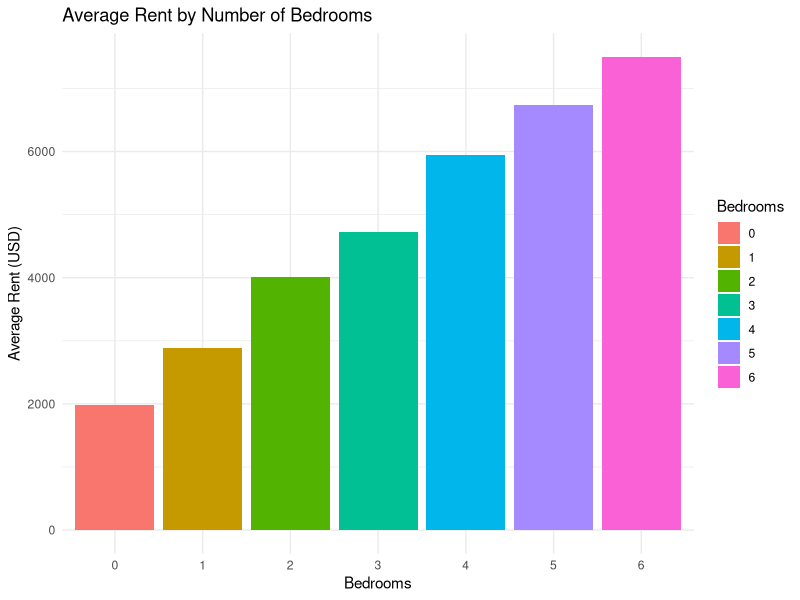

This figure's R source:
## ---- chunk 1
library(tidyverse)
## ---- chunk 2
df <- read_csv("sf_clean.csv", show_col_types = FALSE)
## ---- chunk 3
avg_rent_beds <- df %>%
  group_by(beds) %>%
  summarize(avg_rent = mean(price, na.rm = TRUE), .groups = "drop")
## ---- chunk 4
print(avg_rent_beds)
## ---- chunk 5
ggplot(avg_rent_beds, aes(x = factor(beds), y = avg_rent, fill = factor(beds))) +
  geom_col() +
  labs(
    title = "Average Rent by Number of Bedrooms",
    x = "Bedrooms",
    y = "Average Rent (USD)",
    fill = "Bedrooms"
  ) +
  theme_minimal()
## ---- chunk 6
avg_rent_table <- df %>%
  group_by(beds, hood_district) %>%
  summarize(avg_rent = mean(price, na.rm = TRUE), .groups = "drop") %>%
  pivot_wider(
    names_from = hood_district,
    values_from = avg_rent,
    names_prefix = "District_"
  )

## ---- chunk 7
print(avg_rent_table)
## ---- chunk 8
df_1bed <- df %>% filter(beds == 1)

## ---- chunk 9
table(df_1bed$hood_district)
## ---- chunk 10
anova_result <- aov(price ~ factor(hood_district), data = df_1bed)
## ---- chunk 11
summary(anova_result)

